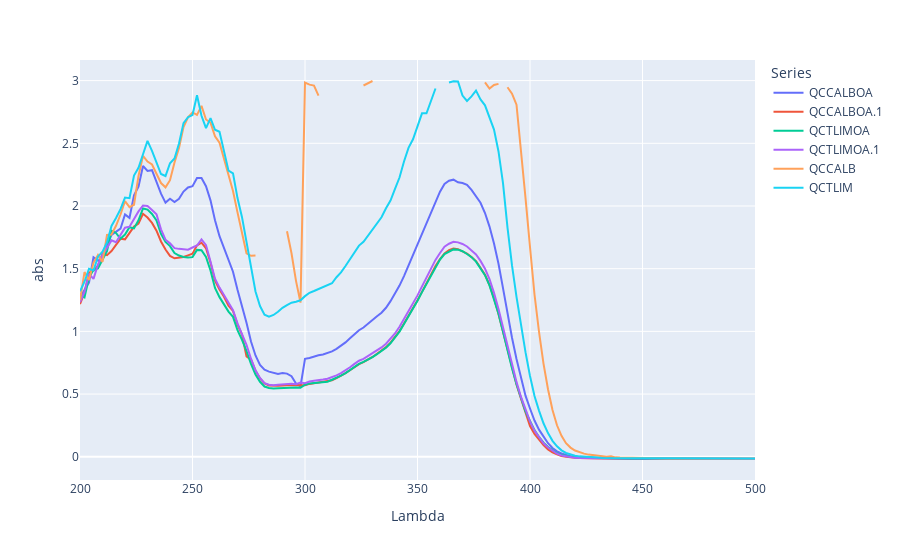

Notebook cell for this chart:
### Markdown cell above
### ***48 horas 200 rpm 50 °C***

### Code cell
import pandas as pd
import plotly.express as px
import os

# Define the file path for different operating systems
file_path = r'D:/OneDog/OneDrive/IrohLabs/JOE/JoeVV/df/48hCALBconcentrada.csv'

# Adjust file path for Unix-like systems (Linux, macOS) if necessary
if os.name != 'nt':  # 'nt' is the name for Windows systems
    file_path = file_path.replace('D:', '/mnt/d').replace('\\', '/')

# Load the data
df = pd.read_csv(file_path)

# Melt the DataFrame to long format
df_melted = df.melt(id_vars=['Lambda'], var_name='Series', value_name='abs')

# Create the line plot
fig = px.line(df_melted, x='Lambda', y='abs', color='Series')

# Show the plot
fig.show()

### Figure 1 — Plotly figure (JSON) as saved in the notebook; plotly's stock layout.template omitted (floating-point values rounded to 4 significant figures; data arrays with more than 128 entries replaced by an {"elided": "..."} marker saying what was removed)
{"data": [{"hovertemplate": "Series=QCCALBOA<br>Lambda=%{x}<br>abs=%{y}<extra></extra>", "legendgroup": "QCCALBOA", "line": {"color": "#636efa", "dash": "solid"}, "marker": {"symbol": "circle"}, "mode": "lines", "name": "QCCALBOA", "orientation": "v", "showlegend": true, "type": "scatter", "x": {"elided": "151 int values"}, "xaxis": "x", "y": {"elided": "151 float values"}, "yaxis": "y"}, {"hovertemplate": "Series=QCCALBOA.1<br>Lambda=%{x}<br>abs=%{y}<extra></extra>", "legendgroup": "QCCALBOA.1", "line": {"color": "#EF553B", "dash": "solid"}, "marker": {"symbol": "circle"}, "mode": "lines", "name": "QCCALBOA.1", "orientation": "v", "showlegend": true, "type": "scatter", "x": {"elided": "151 int values"}, "xaxis": "x", "y": {"elided": "151 float values"}, "yaxis": "y"}, {"hovertemplate": "Series=QCTLIMOA<br>Lambda=%{x}<br>abs=%{y}<extra></extra>", "legendgroup": "QCTLIMOA", "line": {"color": "#00cc96", "dash": "solid"}, "marker": {"symbol": "circle"}, "mode": "lines", "name": "QCTLIMOA", "orientation": "v", "showlegend": true, "type": "scatter", "x": {"elided": "151 int values"}, "xaxis": "x", "y": {"elided": "151 float values"}, "yaxis": "y"}, {"hovertemplate": "Series=QCTLIMOA.1<br>Lambda=%{x}<br>abs=%{y}<extra></extra>", "legendgroup": "QCTLIMOA.1", "line": {"color": "#ab63fa", "dash": "solid"}, "marker": {"symbol": "circle"}, "mode": "lines", "name": "QCTLIMOA.1", "orientation": "v", "showlegend": true, "type": "scatter", "x": {"elided": "151 int values"}, "xaxis": "x", "y": {"elided": "151 float values"}, "yaxis": "y"}, {"hovertemplate": "Series=QCCALB<br>Lambda=%{x}<br>abs=%{y}<extra></extra>", "legendgroup": "QCCALB", "line": {"color": "#FFA15A", "dash": "solid"}, "marker": {"symbol": "circle"}, "mode": "lines", "name": "QCCALB", "orientation": "v", "showlegend": true, "type": "scatter", "x": {"elided": "151 int values"}, "xaxis": "x", "y": {"elided": "151 float values"}, "yaxis": "y"}, {"hovertemplate": "Series=QCTLIM<br>Lambda=%{x}<br>abs=%{y}<extra></extra>", "legendgroup": "QCTLIM", "line": {"color": "#19d3f3", "dash": "solid"}, "marker": {"symbol": "circle"}, "mode": "lines", "name": "QCTLIM", "orientation": "v", "showlegend": true, "type": "scatter", "x": {"elided": "151 int values"}, "xaxis": "x", "y": {"elided": "151 float values"}, "yaxis": "y"}], "layout": {"autosize": true, "legend": {"title": {"text": "Series"}, "tracegroupgap": 0}, "margin": {"t": 60}, "xaxis": {"anchor": "y", "autorange": true, "domain": [0, 1], "range": [200, 500], "title": {"text": "Lambda"}, "type": "linear"}, "yaxis": {"anchor": "x", "autorange": true, "domain": [0, 1], "range": [-0.1855, 3.164], "title": {"text": "abs"}, "type": "linear"}}}
